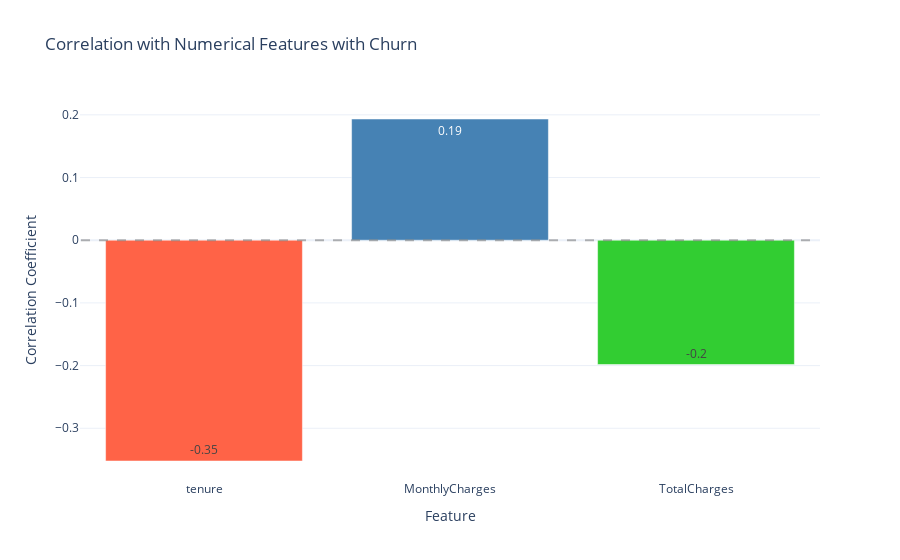

Source (notebook cell):
### Code cell
num_columns = ['tenure', 'MonthlyCharges', 'TotalCharges']

correlations = {}
for col in num_columns:
    correlation = df[col].corr(df['Churn'])
    correlations[col] = correlation

correlation_df = pd.DataFrame(list(correlations.items()), columns=['Feature', 'Correlation'])

fig = go.Figure()

fig.add_trace(go.Bar(
    x=correlation_df['Feature'],
    y=correlation_df['Correlation'],
    marker_color=['#FF6347', '#4682B4', '#32CD32'],
    text=correlation_df['Correlation'].round(2),
    textposition='auto'
))

fig.add_shape(
    type='line',
    x0=-0.5, x1=len(exclude_columns)-0.5,
    y0=0, y1=0,
    line=dict(color='rgba(128, 128, 128, 0.6)', width=2, dash='dash')
)

fig.update_layout(
    title='Correlation with Numerical Features with Churn',
    xaxis_title='Feature',
    yaxis_title='Correlation Coefficient',
    template='plotly_white',
    xaxis=dict(tickmode='linear')
)

fig.show()

### Figure 1 — Plotly figure (JSON) as saved in the notebook; plotly's stock layout.template omitted (floating-point values rounded to 4 significant figures)
{"data": [{"marker": {"color": ["#FF6347", "#4682B4", "#32CD32"]}, "text": [-0.35, 0.19, -0.2], "textposition": "auto", "type": "bar", "x": ["tenure", "MonthlyCharges", "TotalCharges"], "y": [-0.3522, 0.1934, -0.1984]}], "layout": {"shapes": [{"line": {"color": "rgba(128, 128, 128, 0.6)", "dash": "dash", "width": 2}, "type": "line", "x0": -0.5, "x1": 2.5, "y0": 0, "y1": 0}], "title": {"text": "Correlation with Numerical Features with Churn"}, "xaxis": {"tickmode": "linear", "title": {"text": "Feature"}}, "yaxis": {"title": {"text": "Correlation Coefficient"}}}}
